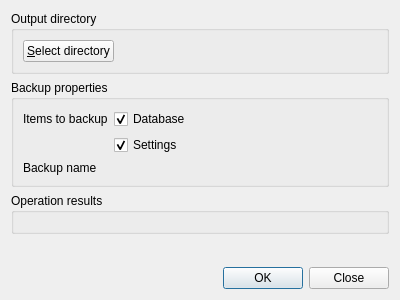
<?xml version="1.0" encoding="UTF-8"?>
<ui version="4.0">
 <class>FormBackupDatabaseSettings</class>
 <widget class="QDialog" name="FormBackupDatabaseSettings">
  <property name="geometry">
   <rect>
    <x>0</x>
    <y>0</y>
    <width>400</width>
    <height>300</height>
   </rect>
  </property>
  <property name="windowTitle">
   <string>Export/backup database and settings</string>
  </property>
  <layout class="QVBoxLayout" name="verticalLayout">
   <item>
    <widget class="QGroupBox" name="m_groupFile">
     <property name="title">
      <string>Output directory</string>
     </property>
     <layout class="QFormLayout" name="formLayout">
      <item row="0" column="0">
       <widget class="QPushButton" name="m_btnSelectFolder">
        <property name="text">
         <string>&amp;Select directory</string>
        </property>
       </widget>
      </item>
      <item row="0" column="1">
       <widget class="LabelWithStatus" name="m_lblSelectFolder" native="true">
        <property name="layoutDirection">
         <enum>Qt::RightToLeft</enum>
        </property>
       </widget>
      </item>
     </layout>
    </widget>
   </item>
   <item>
    <widget class="QGroupBox" name="m_groupFeeds">
     <property name="title">
      <string>Backup properties</string>
     </property>
     <layout class="QFormLayout" name="formLayout_3">
      <item row="0" column="0">
       <widget class="QLabel" name="label">
        <property name="text">
         <string>Items to backup</string>
        </property>
       </widget>
      </item>
      <item row="0" column="1">
       <widget class="QCheckBox" name="m_checkBackupDatabase">
        <property name="text">
         <string>Database</string>
        </property>
        <property name="checked">
         <bool>true</bool>
        </property>
       </widget>
      </item>
      <item row="1" column="1">
       <widget class="QCheckBox" name="m_checkBackupSettings">
        <property name="text">
         <string>Settings</string>
        </property>
        <property name="checked">
         <bool>true</bool>
        </property>
       </widget>
      </item>
      <item row="3" column="0">
       <widget class="QLabel" name="label_2">
        <property name="text">
         <string>Backup name</string>
        </property>
       </widget>
      </item>
      <item row="3" column="1">
       <widget class="LineEditWithStatus" name="m_txtBackupName" native="true"/>
      </item>
     </layout>
    </widget>
   </item>
   <item>
    <widget class="QGroupBox" name="groupBox">
     <property name="title">
      <string>Operation results</string>
     </property>
     <layout class="QFormLayout" name="formLayout_2">
      <item row="0" column="0">
       <widget class="LabelWithStatus" name="m_lblResult" native="true">
        <property name="layoutDirection">
         <enum>Qt::RightToLeft</enum>
        </property>
       </widget>
      </item>
     </layout>
    </widget>
   </item>
   <item>
    <spacer name="verticalSpacer">
     <property name="orientation">
      <enum>Qt::Vertical</enum>
     </property>
     <property name="sizeHint" stdset="0">
      <size>
       <width>20</width>
       <height>40</height>
      </size>
     </property>
    </spacer>
   </item>
   <item>
    <widget class="QDialogButtonBox" name="m_buttonBox">
     <property name="orientation">
      <enum>Qt::Horizontal</enum>
     </property>
     <property name="standardButtons">
      <set>QDialogButtonBox::Close|QDialogButtonBox::Ok</set>
     </property>
    </widget>
   </item>
  </layout>
 </widget>
 <customwidgets>
  <customwidget>
   <class>LineEditWithStatus</class>
   <extends>QWidget</extends>
   <header>lineeditwithstatus.h</header>
   <container>1</container>
  </customwidget>
  <customwidget>
   <class>LabelWithStatus</class>
   <extends>QWidget</extends>
   <header>labelwithstatus.h</header>
   <container>1</container>
  </customwidget>
 </customwidgets>
 <resources/>
 <connections>
  <connection>
   <sender>m_buttonBox</sender>
   <signal>rejected()</signal>
   <receiver>FormBackupDatabaseSettings</receiver>
   <slot>accept()</slot>
   <hints>
    <hint type="sourcelabel">
     <x>199</x>
     <y>283</y>
    </hint>
    <hint type="destinationlabel">
     <x>199</x>
     <y>149</y>
    </hint>
   </hints>
  </connection>
 </connections>
</ui>
